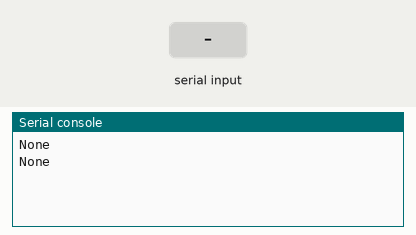
Recording of a program running on a simulated MicroPython board. Shown: the last lines printed to the serial console. Inputs (shaded band) come from the test bench.

Above: at 3.2 s.
3.3 s: "1\n" received over the second serial link
At 4.7 s:
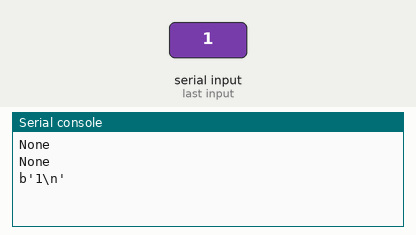
5.5 s: "0\n" received over the second serial link
At 6.8 s:
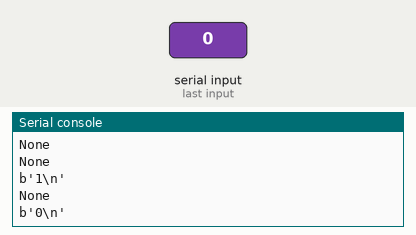
7.0 s: "2\n" received over the second serial link
At 7.8 s:
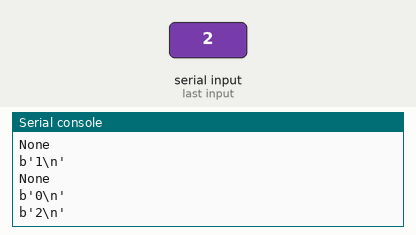

Measured:
- after the input at 3.3 s, the serial console: prints a new line after 0.70 s (image 1)
- after the input at 5.5 s, the serial console: prints a new line after 0.50 s (image 2)
- after the input at 7.0 s, the serial console: prints a new line at once (image 3)

The program:

uart_read.py
```python
from machine import UART, Pin
import utime

# Device should be in UART mode for this script
# assumes you haven't changed the default baud rate of 9600
uart = UART(0, 9600, tx=Pin(0), rx=Pin(1))
uart.init(9600, bits=8, parity=None, stop=1)

utime.sleep(2.0)
while True:
    print(uart.readline())
    utime.sleep(1.0)
```
